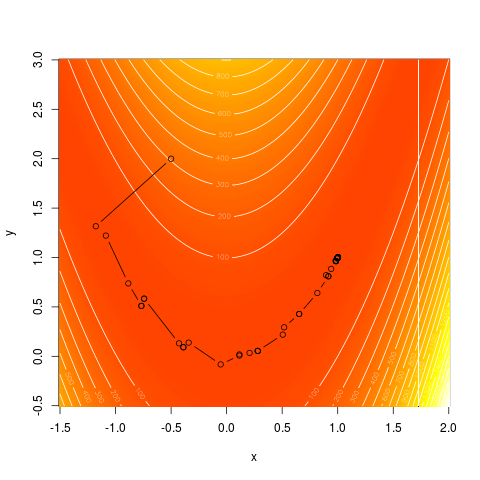

Generate this figure with R:
t <- read.table("rosenbrock.table", header=FALSE)

a <- 1
b <- 100
f <- function(x1, x2) (a - x1)^2 + b*(x2 - x1^2)^2

x <- seq(-1.5, 2, length=200)
y <- seq(-0.5, 3, length=200)
z <- outer(x, y, f)

png("rosenbrock.png")
image(x, y, z, col=heat.colors(200)[40:200])
contour(x, y, z, add=T, col="white", nlevels=20)
points(t, type="b")
dev.off()
